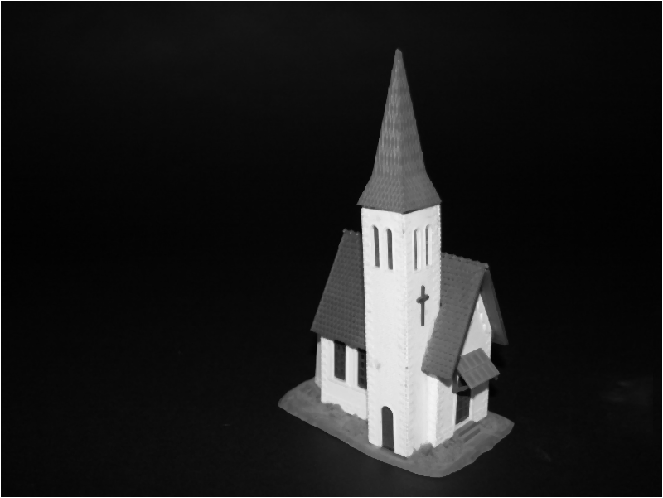
#> input picture a5/resource/church_left.png, 663 x 498 px
$ python findcorrespondences.py
#> lines starting #> are read from the running program, lines starting #| are printed output that depends on the picture
import numpy as np
import cv2

neighborhood_size = 4
threshold = 0.01
dectector_free = 0.04
sobel = 5 # ungrade !
temp_size = 4

def match(out,minMaxL,w,h,img_shape,orgin_corner_point):
    point = (minMaxL[0] + img_shape[1],minMaxL[1])
    point2 = (minMaxL[0] + w + img_shape[1],minMaxL[1]  + h)
    cv2.rectangle(out,point,point2,255,1)

    pt = (minMaxL[0] + img_shape[1] + w//2 ,minMaxL[1]+ h//2)
    cv2.line(out,orgin_corner_point,pt,(0,255,0),1)

def match_template(img,out,template,orgin_corner_point,meth=cv2.TM_CCORR_NORMED):

    w, h = template.shape[::-1]

    result = cv2.matchTemplate(img,template,method=meth)
    min_a, max_a, maxL, minL = cv2.minMaxLoc(result)

    if cv2.TM_CCORR_NORMED == meth:
        match(out,minL,w,h,img.shape,orgin_corner_point)
    elif cv2.TM_SQDIFF_NORMED == meth:
        match(out,maxL,w,h,img.shape,orgin_corner_point)

def match_with_temp(point,img_in,ncc_out,sdd_out):
    temp = img_in[int(point[1] - temp_size):int(point[1] + temp_size),int(point[0] - temp_size):int(point[0] +temp_size)]
    if temp.size > 0 :
        rpt1 = (int(point[0] - temp_size),int(point[1] + temp_size))
        rpt2 = (int(point[0] + temp_size),int(point[1] - temp_size))

        cv2.rectangle(sdd_out,rpt1,rpt2,255,1)
        cv2.rectangle(ncc_out,rpt1,rpt2,255,1)

        match_template(img_right,ncc_out,temp,point,cv2.TM_CCORR_NORMED)
        match_template(img_right,sdd_out,temp,point,cv2.TM_SQDIFF_NORMED)

def show_result(img_left,img_right,coners,is_good=False,path="out/a2.png"):
    img_left_out = np.copy(img_left)
    img_left_out = cv2.cvtColor(img_left_out,cv2.COLOR_GRAY2BGR)

    img_right_out_ncc = np.copy(img_right)

    img_right_out = cv2.cvtColor(img_right_out_ncc,cv2.COLOR_GRAY2BGR)

    img_out_sdd = np.hstack((img_left_out,img_right_out))
    img_out_ncc = np.copy(img_out_sdd)

    if is_good:
        intrestPoints = np.int0(coners)
        for i in intrestPoints:
            x,y = i.ravel()
            pt = (x,y)
            match_with_temp(pt,img_left,img_out_ncc,img_out_sdd)
    else:
        intrestPoints = np.where(coners  >= threshold)
        for point in zip(*intrestPoints[::-1]):
            match_with_temp(point,img_left,img_out_ncc,img_out_sdd)

    img = np.vstack((img_out_ncc,img_out_sdd))

    cv2.namedWindow("img",cv2.WINDOW_NORMAL)
    cv2.imwrite(path,img)
    cv2.imshow("img",img)
    cv2.waitKey(0)

if __name__ == "__main__":

    img_left = cv2.imread("resource/church_left.png",0)
#> img_left is the input picture: shape (498, 663); min 1, max 255, mean 30.9
    img_right = cv2.imread("resource/church_right.png",0)
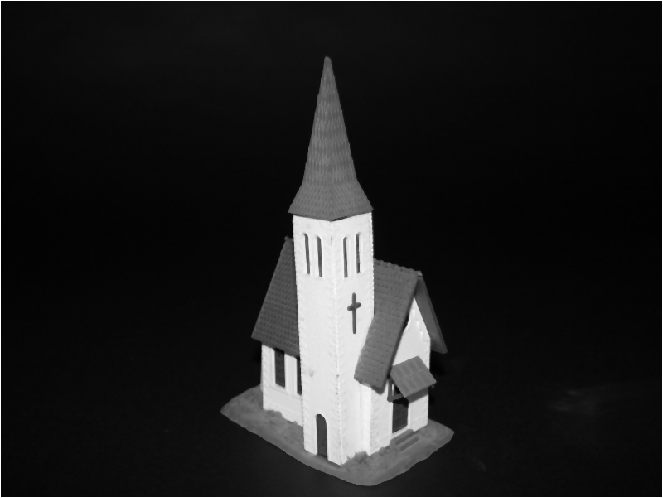
#> input picture a5/resource/church_right.png, 663 x 498 px
#> img_right is the input picture: shape (498, 663); min 1, max 255, mean 31.2

    blur_img = cv2.GaussianBlur(img_left,(3,3),0)
    #1
    img_harr_left = cv2.cornerHarris(blur_img,neighborhood_size,sobel,dectector_free)
    show_result(img_left,img_right,img_harr_left,path="out/cornerHarris.png")
#> in show_result, `img_out_sdd = np.hstack((img_left_out,img_right_out))`:
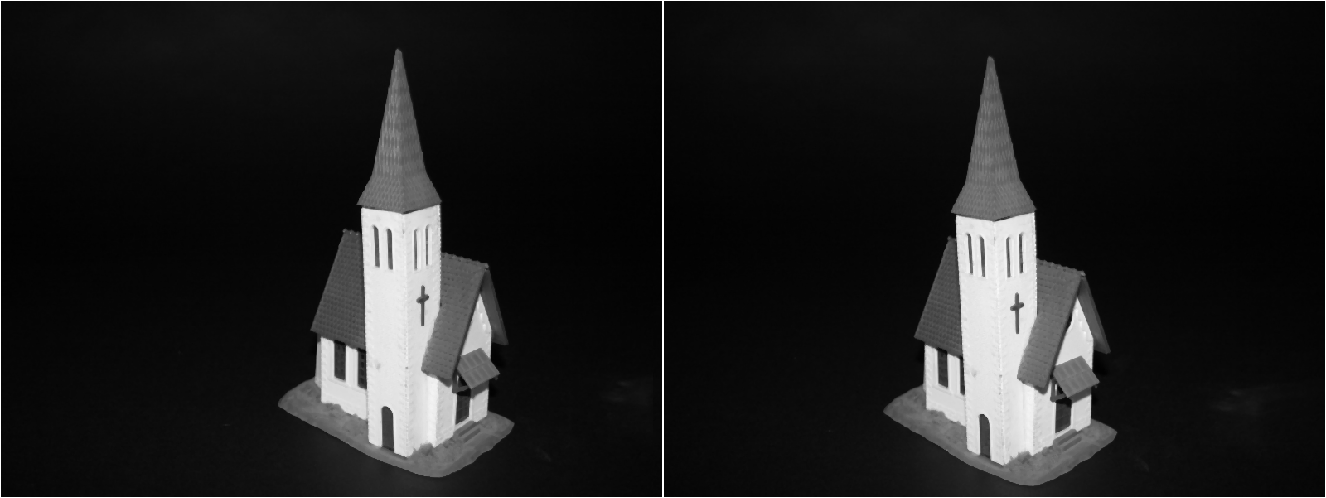
#> img_out_sdd: shape (498, 1326, 3); min 1, max 255, mean 31.1
#> in show_result, `intrestPoints = np.where(coners  >= threshold)`: intrestPoints = 832 positions, rows 0 to 497, columns 0 to 662
#> the loop in show_result, `for point in zip(*intrestPoints[::-1]):` made 832 passes
#> in show_result, `img = np.vstack((img_out_ncc,img_out_sdd))`:
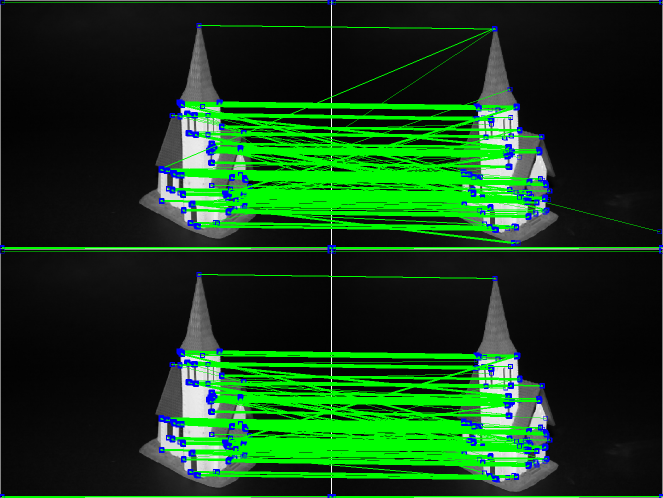
#> img: shape (996, 1326, 3) (shown at 1/2 size); mean B, G, R 24.8, 63.2, 20.8

    #gftt match nur pro Ecke (also in unmittelbarer Umgebung) nur einmal während Harris das nicht tut.

    #2
    gftt_img = cv2.goodFeaturesToTrack(blur_img,20,0.1,1)
#> gftt_img = 20 rows, first 8: [365, 388], [2, 495], [660, 495], [660, 2], [2, 2], [347, 346], [388, 230], [422, 325]
    show_result(img_left,img_right,gftt_img,True,path="out/goodFeaturesToTrack.png")
#> in show_result (call 2), `intrestPoints = np.int0(coners)`: intrestPoints has the same summary as gftt_img outside show_result
#> the loop in show_result (call 2), `for i in intrestPoints:` made 20 passes
#> (x, y, rpt1 in match_with_temp, rpt2 in match_with_temp) on passes 1, 3, 6, 7, 8, 9, 10, 11, 12, 13, 14: (365, 388, (361, 392), (369, 384)), (660, 495, (656, 499), (664, 491)), (347, 346, (343, 350), (351, 342)), (388, 230, (384, 234), (392, 226)), (422, 325, (418, 329), (426, 321)), (391, 268, (387, 272), (395, 264)), (486, 390, (482, 394), (490, 386)), (456, 423, (452, 427), (460, 419)), (322, 338, (318, 342), (326, 334)), (422, 286, (418, 290), (426, 282)), (438, 205, (434, 209), (442, 201))
#> i on passes 17 to 20: [[378, 266]], [[480, 296]], [[374, 227]], [[360, 206]]
#> pass 1, in match_template (call 1553), `result = cv2.matchTemplate(img,template,method=meth)`:
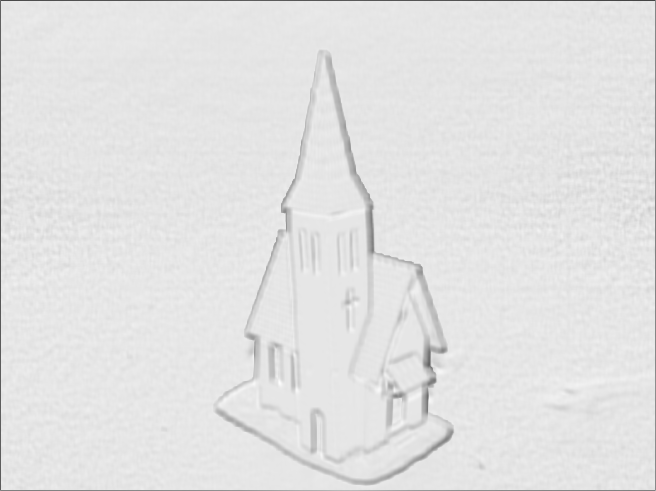
#> result: shape (491, 656) float32; min 0.265, max 0.996, mean 0.892
#> pass 1, in match_template (call 1554), `result = cv2.matchTemplate(img,template,method=meth)`:
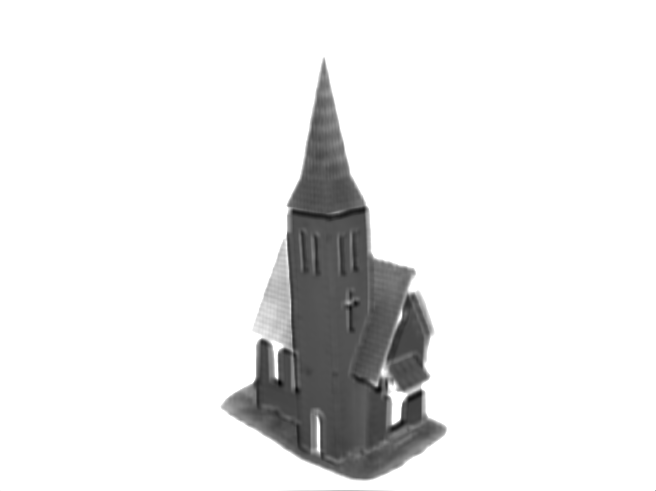
#> result: shape (491, 656) float32; min 0.0124, max 1, mean 0.916
#> pass 3, in match_template (call 1555), `result = cv2.matchTemplate(img,template,method=meth)`:
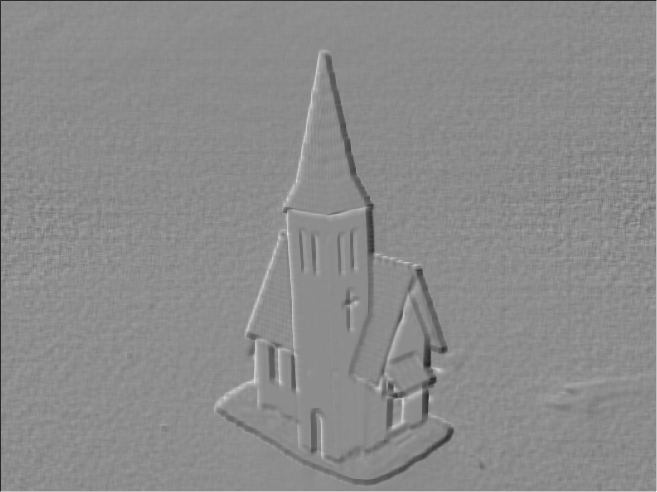
#> result: shape (492, 657) float32; min 0.131, max 1, mean 0.548

    #3

    orb = cv2.ORB_create(3000)
    print(orb)
    kp1, des1 = orb.detectAndCompute(img_left,None)
    kp2, des2 = orb.detectAndCompute(img_right,None)

    bf = cv2.BFMatcher(cv2.NORM_HAMMING, crossCheck=True)
    matches = bf.match(img_left,img_right)

    matches = sorted(matches, key = lambda x:x.distance)

    orb_img = np.hstack((img_left,img_right))
    kp3, des3 = orb.detectAndCompute(orb_img,None)

    orb_img = cv2.drawMatches(img_left,kp1,img_right,kp2,matches,orb_img, flags=2)
#> orb_img: shape (498, 1326, 3)

    orb_img = cv2.drawKeypoints(orb_img,kp3,orb_img,color=(0,0,255))
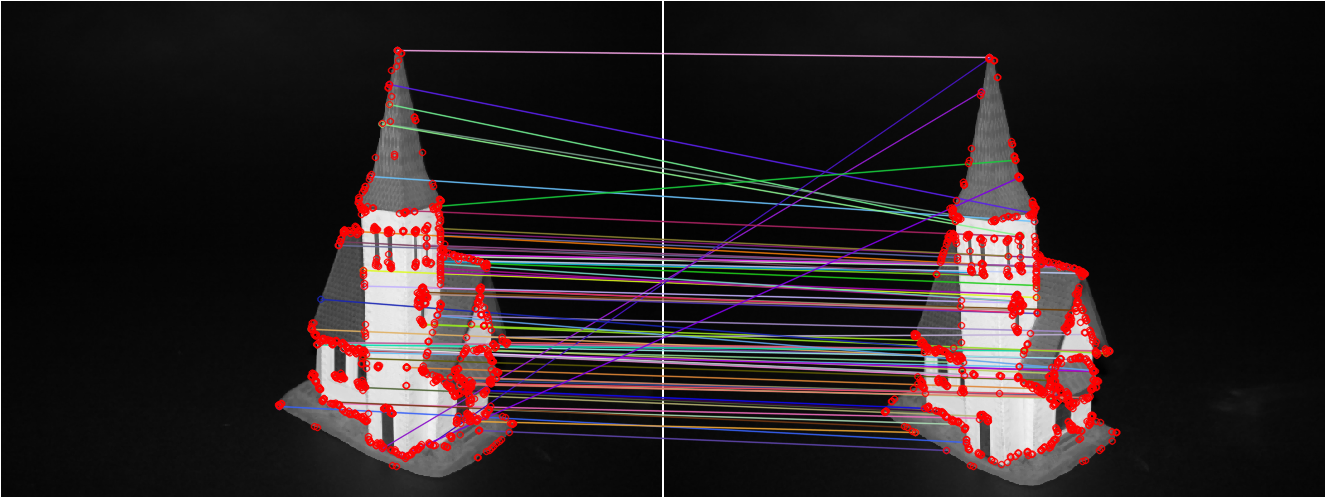
#> orb_img: shape (498, 1326, 3); mean of channels 0, 1, 2 35, 33.6, 42.3; drawn as B, G, R

    cv2.namedWindow("img",cv2.WINDOW_NORMAL)
    cv2.imwrite("out/orb.png",orb_img)
    cv2.imshow("img",orb_img)
    cv2.waitKey(0)
